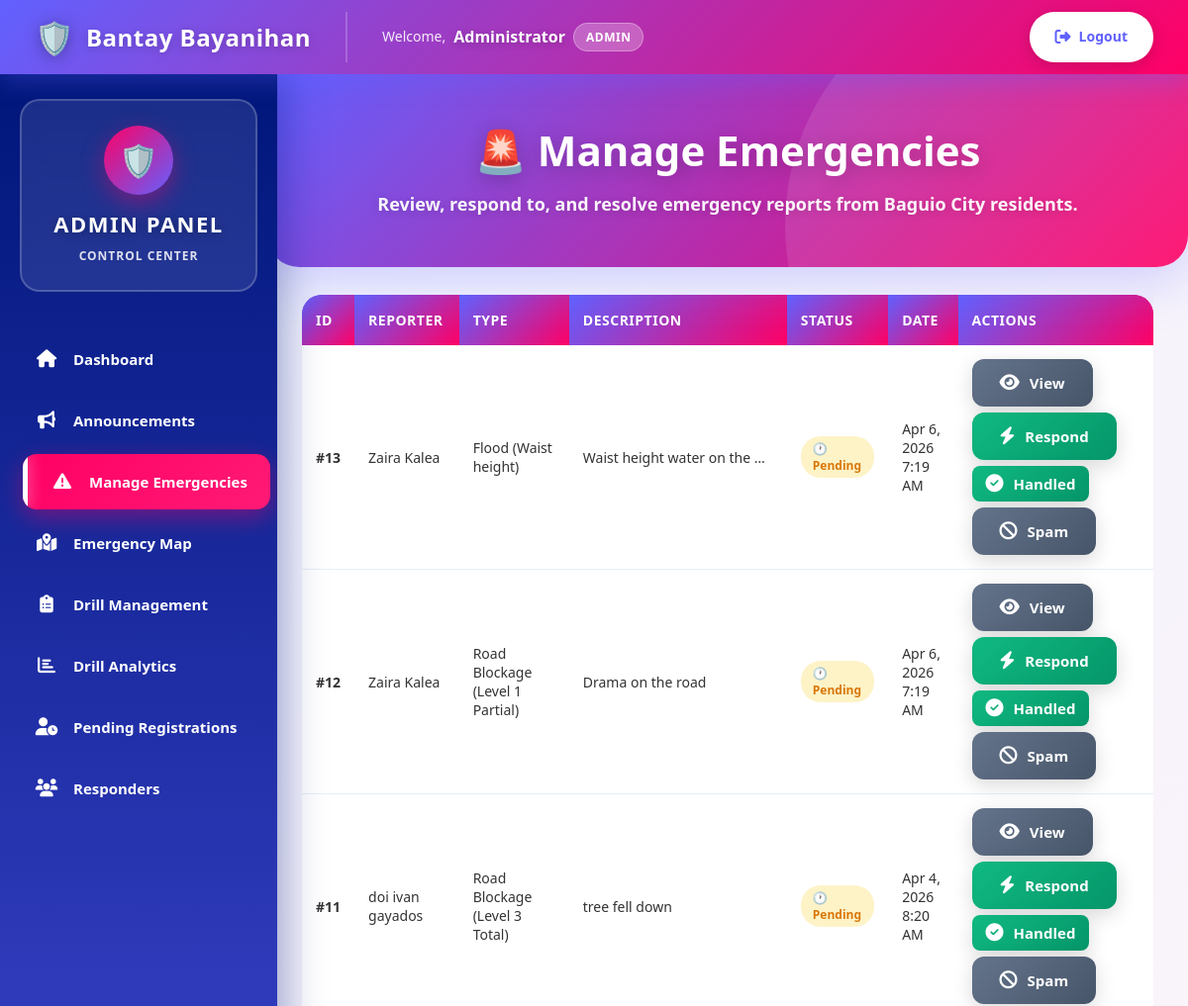
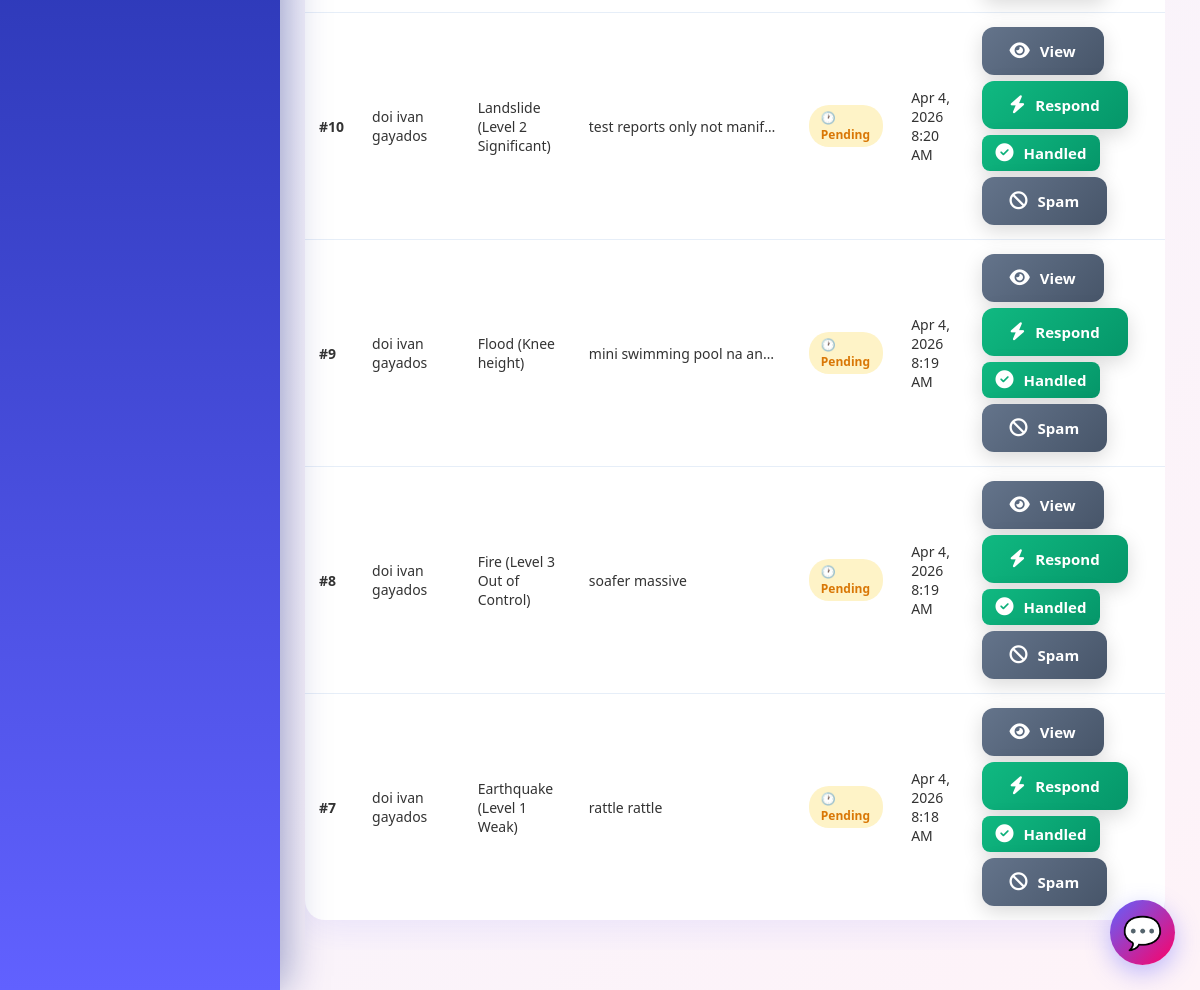
/admin/manage-emergencies.php (signed in), run on the app's committed database (2 pictures, top to bottom).
### tables this page shows
CREATE TABLE `emergencies` (
  `id` int(11) NOT NULL,
  `user_id` int(11) DEFAULT NULL,
  `type` varchar(50) NOT NULL,
  `description` text DEFAULT NULL,
  `latitude` decimal(10,8) DEFAULT NULL,
  `longitude` decimal(11,8) DEFAULT NULL,
  `address` text DEFAULT NULL,
  `photo` varchar(255) DEFAULT NULL,
  `status` enum('pending','responding','resolved','handled','spam','false') DEFAULT 'pending',
  `created_at` timestamp NOT NULL DEFAULT current_timestamp()
);

CREATE TABLE `users` (
  `id` int(11) NOT NULL,
  `name` varchar(100) NOT NULL,
  `email` varchar(100) NOT NULL,
  `password` varchar(255) NOT NULL,
  `role` enum('admin','responder','resident') DEFAULT 'resident',
  `contact` varchar(20) DEFAULT NULL,
  `address` text DEFAULT NULL,
  `barangay` varchar(255) DEFAULT NULL,
  `id_photo` varchar(255) DEFAULT NULL,
  `is_approved` tinyint(1) DEFAULT 0,
  `created_at` timestamp NOT NULL DEFAULT current_timestamp()
);

### admin/manage-emergencies.php (the view, shortened to what this page needs)
<?php
require '../db_connect.php';
include '../includes/header.php';
?>
<!DOCTYPE html>
<html lang="en">
<head>
    <link rel="stylesheet" href="https://cdnjs.cloudflare.com/ajax/libs/font-awesome/6.5.0/css/all.min.css">
    <link rel="stylesheet" href="../assets/css/design-system.css">
    <link rel="stylesheet" href="../assets/css/admin.css">
</head>
<body>
<?php include 'sidebar.php'; ?>
<div class="main-content">
    <div class="page-header" style="margin-bottom:28px;">
        <div class="page-header-content">
            <h1>🚨 Manage Emergencies</h1>
            <p>Review, respond to, and resolve emergency reports from Baguio City residents.</p>
        </div>
    </div>
    <div style="overflow-x:auto;">
        <table class="table" id="emergencyTable">
            <thead>
                <tr>
                    <th>ID</th>
                    <th>Reporter</th>
                    <th>Type</th>
                    <th>Description</th>
                    <th>Status</th>
                    <th>Date</th>
                    <th>Actions</th>
                </tr>
            </thead>
            <tbody id="emergencyTbody">
                <?php
                $stmt = $pdo->query("
                    SELECT e.*, u.name as reporter
                    FROM emergencies e
                    LEFT JOIN users u ON e.user_id = u.id
                    WHERE e.status NOT IN ('handled','spam')
                    ORDER BY e.created_at DESC
                ");
                $rows = $stmt->fetchAll();
                foreach($rows as $r):
                    $statusClass = match($r['status']) {
                        'pending'    => 'status-pending',
                        'responding' => 'status-responding',
                        'resolved'   => 'status-resolved',
                        'handled'    => 'status-handled',
                        'spam'       => 'status-spam',
                        default      => ''
                    };
                    $statusIcon = match($r['status']) {
                        'pending'    => '🕐',
                        'responding' => '🔵',
                        'resolved'   => '✅',
                        'handled'    => '✅',
                        'spam'       => '🚫',
                        default      => ''
                    };
                ?>
                <tr id="row-<?= $r['id'] ?>">
                    <td><strong>#<?= $r['id'] ?></strong></td>
                    <td><?= htmlspecialchars($r['reporter'] ?: 'Anonymous') ?></td>
                    <td><?= htmlspecialchars($r['type']) ?></td>
                    <td style="max-width:220px;white-space:nowrap;overflow:hidden;text-overflow:ellipsis;" title="<?= htmlspecialchars($r['description']) ?>">
                        <?= htmlspecialchars($r['description']) ?>
                    </td>
                    <td>
                        <span class="status-badge <?= $statusClass ?>">
                            <?= $statusIcon ?> <?= ucfirst($r['status']) ?>
                        </span>
                    </td>
                    <td><?= date('M j, Y g:i A', strtotime($r['created_at'])) ?></td>
                    <td>
                        <div class="action-cell">
                            <div class="btn-wrap">
                                <button class="btn btn-secondary viewReportBtn"
                                    data-id="<?= $r['id'] ?>"
                                    data-type="<?= htmlspecialchars($r['type']) ?>"
                                    data-description="<?= htmlspecialchars($r['description']) ?>"
                                    data-address="<?= htmlspecialchars($r['address'] ?? '') ?>"
                                    data-photo="<?= htmlspecialchars($r['photo'] ?? '') ?>"
                                    data-lat="<?= htmlspecialchars($r['latitude'] ?? $r['lat'] ?? '') ?>"
                                    data-lng="<?= htmlspecialchars($r['longitude'] ?? $r['lng'] ?? '') ?>"
                                    data-reporter="<?= htmlspecialchars($r['reporter'] ?: 'Anonymous') ?>">
                                    <i class="fas fa-eye"></i> View
                                </button>
                            </div>
                            <div class="btn-wrap">
                                <button class="btn btn-handle action-btn"
                                    data-id="<?= $r['id'] ?>"
                                    data-status="responding">
                                    <i class="fas fa-bolt"></i> Respond
                                </button>
                            </div>
                            <div class="btn-wrap">
                                <button class="btn btn-success action-btn"
                                    data-id="<?= $r['id'] ?>"
                                    data-status="handled"
                                    style="background:linear-gradient(135deg,#10b981,#059669);color:#fff;border:none;padding:8px 14px;border-radius:8px;font-weight:700;">
                                    <i class="fas fa-check-circle"></i> Handled
                                </button>
                            </div>
                            <div class="btn-wrap">
                                <button class="btn btn-spam action-btn"
                                    data-id="<?= $r['id'] ?>"
                                    data-status="spam">
                                    <i class="fas fa-ban"></i> Spam
                                </button>
                            </div>
                        </div>
                    </td>
                </tr>
                <?php endforeach; ?>
            </tbody>
        </table>
    </div>
</div>
</body>
</html>

### includes/header.php (shortened to what this page needs)
<header class="top-header">
    <div class="header-left">
        <div class="header-logo">
            <span class="logo-icon">🛡️</span>
            <h2>Bantay Bayanihan</h2>
        </div>
        <div class="header-user">
            <span class="welcome-text">Welcome,</span>
            <strong class="user-name"><?=htmlspecialchars($_SESSION['name'] ?? '')?></strong>
            <span class="user-role"><?=ucfirst($_SESSION['role'] ?? '')?></span>
        </div>
    </div>
    <a href="../logout.php" class="logout-btn">
        <i class="fas fa-sign-out-alt"></i>
        <span>Logout</span>
    </a>
</header>
<div style="height: 75px;"></div>

### admin/sidebar.php (shortened to what this page needs)
<aside style="
    width: 280px;
    background: linear-gradient(180deg, #00167a 0%, #6161ff 100%);
    color: white;
    padding: 0;
    position: fixed;
    left: 0;
    top: 70px;
    bottom: 0;
    overflow-y: auto;
    box-shadow: 5px 0 40px rgba(0, 22, 122, 0.4);
    font-family: 'Segoe UI', Arial, sans-serif;
    z-index: 999;
">
    <div style="padding: 30px 0;">
        <div style="
            text-align: center;
            margin-bottom: 40px;
            padding: 25px 20px;
            background: rgba(255, 255, 255, 0.1);
            backdrop-filter: blur(10px);
            border-radius: 20px;
            margin: 0 20px 40px;
            border: 2px solid rgba(255, 255, 255, 0.2);
        ">
            <div style="
                width: 70px;
                height: 70px;
                background: linear-gradient(135deg, #ff0065, #6161ff);
                border-radius: 50%;
                margin: 0 auto 15px;
                display: flex;
                align-items: center;
                justify-content: center;
                font-size: 32px;
                box-shadow: 0 8px 25px rgba(255, 0, 101, 0.4);
            ">
                🛡️
            </div>
            <h3 style="
                margin: 0;
                font-size: 22px;
                font-weight: 900;
                letter-spacing: 1.5px;
                text-shadow: 0 2px 10px rgba(0, 0, 0, 0.3);
            ">
                ADMIN PANEL
            </h3>
            <p style="
                margin: 8px 0 0;
                font-size: 12px;
                opacity: 0.85;
                font-weight: 600;
                text-transform: uppercase;
                letter-spacing: 1px;
            ">
                Control Center
            </p>
        </div>
        <nav style="padding: 0 15px;">
            <a href="dashboard.php" class="<?= (basename($_SERVER['PHP_SELF']) == 'dashboard.php') ? 'active' : '' ?>">
                <i class="fas fa-home"></i>
                <span>Dashboard</span>
            </a>
            <a href="announcements.php" class="<?= (basename($_SERVER['PHP_SELF']) == 'announcements.php') ? 'active' : '' ?>">
                <i class="fas fa-bullhorn"></i>
                <span>Announcements</span>
            </a>
            <a href="manage-emergencies.php" class="<?= (basename($_SERVER['PHP_SELF']) == 'manage-emergencies.php') ? 'active' : '' ?>">
                <i class="fas fa-exclamation-triangle"></i>
                <span>Manage Emergencies</span>
            </a>
            <a href="emergency-map.php" class="<?= (basename($_SERVER['PHP_SELF']) == 'emergency-map.php') ? 'active' : '' ?>">
                <i class="fas fa-map-marked-alt"></i>
                <span>Emergency Map</span>
            </a>
            <a href="drill-management.php" class="<?= (basename($_SERVER['PHP_SELF']) == 'drill-management.php') ? 'active' : '' ?>">
                <i class="fas fa-clipboard-list"></i>
                <span>Drill Management</span>
            </a>
            <a href="drill-analytics.php" class="<?= (basename($_SERVER['PHP_SELF']) == 'drill-analytics.php') ? 'active' : '' ?>">
                <i class="fas fa-chart-bar"></i>
                <span>Drill Analytics</span>
            </a>
            <a href="pending-registrations.php" class="<?= (basename($_SERVER['PHP_SELF']) == 'pending-registrations.php') ? 'active' : '' ?>">
                <i class="fas fa-user-clock"></i>
                <span>Pending Registrations</span>
            </a>
            <a href="responder.php" class="<?= (basename($_SERVER['PHP_SELF']) == 'responder.php') ? 'active' : '' ?>">
                <i class="fas fa-users"></i>
                <span>Responders</span>
            </a>
        </nav>
    </div>
</aside>

### assets/css/design-system.css (style rules this page uses)
:root { --pink: #ff0065; --purple: #6161ff; --navy: #00167a; --gradient-primary: linear-gradient(135deg, #6161ff, #ff0065); --gradient-secondary: linear-gradient(135deg, #00167a, #6161ff); --gradient-accent: linear-gradient(135deg, #ff0065, #ff1a75); --white: #ffffff; --gray-50: #f8f9ff; --gray-100: #f0f4ff; --gray-200: #e2e8f0; --gray-300: #cbd5e1; --gray-400: #94a3b8; --gray-500: #64748b; --gray-600: #475569; --gray-700: #334155; --gray-800: #1e293b; --gray-900: #0f172a; --success: #10b981; --warning: #f59e0b; --error: #ef4444; --info: #3b82f6; --shadow-sm: 0 2px 8px rgba(97, 97, 255, 0.08); --shadow-md: 0 8px 25px rgba(97, 97, 255, 0.12); --shadow-lg: 0 15px 50px rgba(0, 22, 122, 0.15); --shadow-xl: 0 25px 80px rgba(0, 22, 122, 0.25); --radius-sm: 8px; --radius-md: 12px; --radius-lg: 16px; --radius-xl: 20px; --radius-2xl: 24px; --radius-full: 50px; --space-xs: 8px; --space-sm: 12px; --space-md: 16px; --space-lg: 24px; --space-xl: 32px; --space-2xl: 48px; }
* { margin: 0; padding: 0; box-sizing: border-box; }
body { font-family: -apple-system, BlinkMacSystemFont, 'Segoe UI', Roboto, 'Helvetica Neue', Arial, sans-serif; background: var(--gray-50); color: var(--gray-700); line-height: 1.6; }
h1, h2, h3, h4, h5, h6 { font-weight: 800; line-height: 1.3; }
.main-content { padding: 40px 35px; }
.page-header { background: var(--gradient-primary); padding: 50px 35px; margin: -40px -35px 40px; border-radius: 0 0 32px 32px; box-shadow: 0 10px 40px rgba(97, 97, 255, 0.25); position: relative; overflow: hidden; }
.page-header::before { content: ''; position: absolute; top: -50%; right: -10%; width: 600px; height: 600px; background: rgba(255, 255, 255, 0.1); border-radius: 50%; animation: float 8s ease-in-out infinite; }
.page-header h1 { color: white; font-size: clamp(28px, 5vw, 42px); font-weight: 900; margin: 0 0 12px 0; text-shadow: 0 4px 20px rgba(0, 0, 0, 0.2); position: relative; z-index: 1; }
.page-header p { color: rgba(255, 255, 255, 0.95); font-size: clamp(14px, 2.5vw, 18px); margin: 0; font-weight: 600; position: relative; z-index: 1; }
.btn { display: inline-block; padding: 14px 28px; border-radius: 12px; border: none; font-weight: 800; font-size: 15px; cursor: pointer; transition: all 0.3s ease; text-decoration: none; font-family: inherit; }
.btn-secondary { background: white; color: var(--purple); border: 3px solid var(--purple); }
.btn-success { background: linear-gradient(135deg, #10b981, #059669); color: white; box-shadow: 0 6px 20px rgba(16, 185, 129, 0.3); }
table { width: 100%; border-collapse: collapse; }
thead { background: var(--gradient-secondary); }
thead th { color: white; padding: 18px 20px; text-align: left; font-weight: 800; font-size: 14px; text-transform: uppercase; letter-spacing: 0.5px; }
tbody tr { border-bottom: 1px solid var(--gray-100); transition: all 0.2s ease; }
tbody td { padding: 16px 20px; color: var(--gray-700); font-size: 14px; }
tbody tr:last-child { border-bottom: none; }
@media (min-width: 992px) { .main-content { margin-left: 280px; } }

### admin/manage-emergencies.php (style rules this page uses)
.btn-wrap { position: relative; display: inline-block; }
.status-badge { display: inline-flex; align-items: center; gap: 5px; padding: 4px 12px; border-radius: 20px; font-size: 12px; font-weight: 700; text-transform: capitalize; }
.status-pending { background: #fef3c7; color: #d97706; }
.action-cell { display: flex; flex-wrap: wrap; gap: 6px; align-items: center; }
.btn { cursor: pointer; }

### admin/sidebar.php (style rules this page uses)
aside a { display: flex; align-items: center; gap: 15px; color: white; padding: 16px 20px; text-decoration: none; margin: 6px 0; border-radius: 14px; transition: all 0.3s cubic-bezier(0.4, 0, 0.2, 1); font-size: 15px; font-weight: 700; position: relative; overflow: hidden; }
aside a i { font-size: 18px; width: 24px; text-align: center; z-index: 2; }
aside a span { z-index: 2; }
aside a.active { background: linear-gradient(135deg, #ff0065, #ff1a75); box-shadow: 0 8px 25px rgba(255, 0, 101, 0.4); transform: translateX(8px); padding-left: 28px; }
aside a.active::before { content: ''; position: absolute; left: 0; top: 0; bottom: 0; width: 5px; background: white; border-radius: 0 4px 4px 0; box-shadow: 0 0 15px rgba(255, 255, 255, 0.6); }
aside a::after { content: ''; position: absolute; top: 0; left: -100%; width: 100%; height: 100%; background: linear-gradient( 90deg, transparent, rgba(255, 255, 255, 0.2), transparent ); transition: left 0.5s; }

### data on the page
emergencies: id "13", user.name "Zaira Kalea", type "Flood (Waist height)", description "Waist height water on the…", status "🕐", status "Pending", created_at "Apr 6, 2026 7:19 AM"
emergencies: id "12", user.name "Zaira Kalea", type "Road Blockage (Level 1 Partial)", description "Drama on the road", status "🕐", status "Pending", created_at "Apr 6, 2026 7:19 AM"
emergencies: id "11", user.name "doi ivan gayados", type "Road Blockage (Level 3 Total)", description "tree fell down", status "🕐", status "Pending", created_at "Apr 4, 2026 8:20 AM"
emergencies: id "10", user.name "doi ivan gayados", type "Landslide (Level 2 Significant)", description "test reports only not manif…", status "🕐", status "Pending", created_at "Apr 4, 2026 8:20 AM"
emergencies: id "9", user.name "doi ivan gayados", type "Flood (Knee height)", description "mini swimming pool na an…", status "🕐", status "Pending", created_at "Apr 4, 2026 8:19 AM"
emergencies: id "8", user.name "doi ivan gayados", type "Fire (Level 3 Out of Control)", description "soafer massive", status "🕐", status "Pending", created_at "Apr 4, 2026 8:19 AM"
emergencies: id "7", user.name "doi ivan gayados", type "Earthquake (Level 1 Weak)", description "rattle rattle", status "🕐", status "Pending", created_at "Apr 4, 2026 8:18 AM"

### other printed values
$_SESSION['name'] "Administrator"
$_SESSION['role'] "ADMIN"
